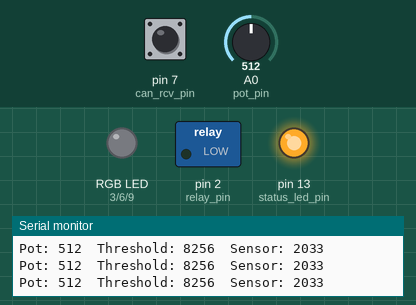
A sketch run on a simulated Arduino Uno, built with avr-gcc and run on an emulated ATmega328P. On the bench: switched loads named in the sketch (green lamp = pin HIGH), an RGB LED mixed from three pins (HIGH = lit), output pins drawn as LEDs (lit = HIGH), the last lines printed to the serial monitor. The test bench sets the inputs (shaded band); at power-on: A0 (pot_pin) = 512, pin 7 (can_rcv_pin) HIGH. Dim RGB values are drawn brighter than linear; random numbers use the default seed unless the sketch sets one.

Above: at 1.2 s.
1.3 s: A0 (pot_pin) set to 44
4.3 s: A0 (pot_pin) set to 37
At 4.8 s:
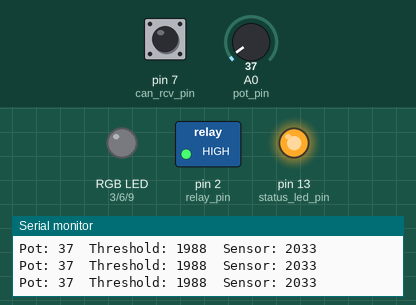
5.8 s: A0 (pot_pin) set to 122
At 6.03 s:
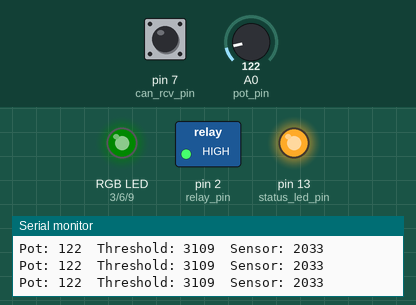
8.8 s: pin 7 (can_rcv_pin) pulled LOW for 0.15 s
At 10.79 s:
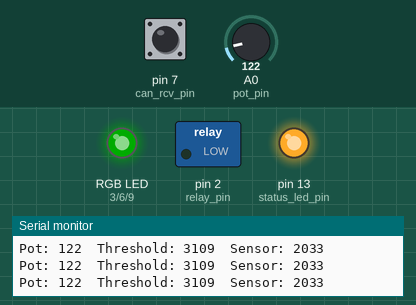
11.8 s: pin 7 (can_rcv_pin) pulled LOW for 0.15 s
At 12.02 s:
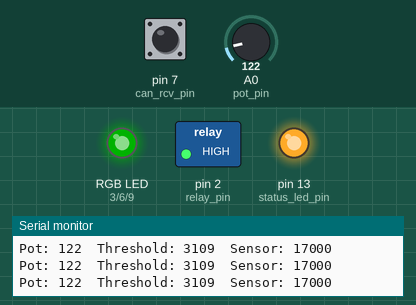
14.8 s: pin 7 (can_rcv_pin) pulled LOW for 1 s
At 16.68 s:
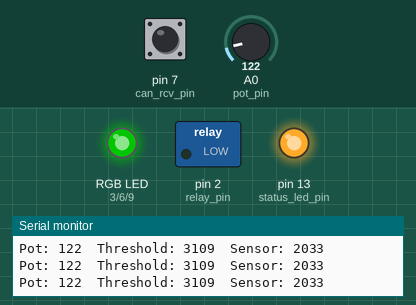
Timing chart, 0 to 22.2 s (numbered marks = the images above; inputs shaded):
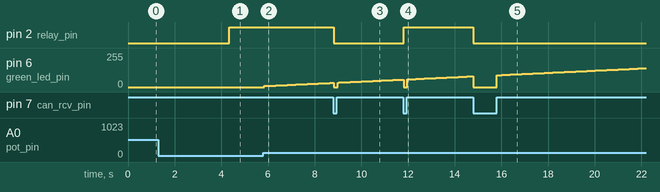

The sketch:

touch_can_switch_v1.ino
```cpp
#include <CapacitiveSensor.h>

#define DEBUG

//User parameters

int highest_high_threshold = 15000;
int lowest_high_threshold = 1500;

int cap_sensor_samples = 100;

int threshold_hysteresis = 300;

int led_pause = 5000;
int speed = 100;
int dim_color = 10;

//------

//Default values
int threshold_high_value = 6600;
int threshold_low_value = 6300;

//--

//Pins
short status_led_pin = 13;
short red_led_pin = 3;
short green_led_pin = 6;
short blue_led_pin = 9;
short pot_pin = A0;
short can_send_pin = 4;
short can_rcv_pin = 7;
short relay_pin = 2;

int rgb_leds_pin[] = {red_led_pin, green_led_pin, blue_led_pin};
//--

CapacitiveSensor cap_sensor = CapacitiveSensor(can_send_pin, can_rcv_pin);

int pot_value = 0;
bool pot_end_reached = false;

long sensor_value;
bool touched = false;

int new_colors[] = {0,0,0};
int values_colors[] = {0,0,0};
bool color_reached = false;

unsigned long last_change;
unsigned long last_color;

bool relay_state = LOW;


void setup() {
#ifdef DEBUG
    Serial.begin(9600);
#endif

    pinMode(status_led_pin, OUTPUT);
    pinMode(relay_pin, OUTPUT);

    digitalWrite(status_led_pin, HIGH);
    digitalWrite(relay_pin, LOW);


    for (int i = 0; i<3; i++) {
        pinMode(rgb_leds_pin[i], OUTPUT);
    }

    last_color = millis();
    last_change = millis();
}

void loop() {
    set_threshold();
    read_cap_sensor();

    if (sensor_value > threshold_high_value && !touched) {
        touched = true;
        for (int i = 0; i<3; i++) {
            digitalWrite(rgb_leds_pin[i], LOW);
        }
        relay_state = !relay_state;
        digitalWrite(relay_pin, relay_state);
#ifdef DEBUG
        Serial.println("TRIGGERED");
#endif
    } else if (sensor_value < threshold_low_value && touched) {
        touched = false;
        for (int i =0; i<3; i++) {
            analogWrite(rgb_leds_pin[i], values_colors[i]);
        }
    }

    update_color();

#ifdef DEBUG
    values_to_serial();
#endif
}

void read_cap_sensor() {
    sensor_value = cap_sensor.capacitiveSensorRaw(cap_sensor_samples);
}

void set_threshold() {
    pot_value = analogRead(pot_pin);
    if (pot_value > 1021 || pot_value < 2) {
        pot_end_reached = true;
        digitalWrite(status_led_pin, LOW);
    } else {
        pot_end_reached = false;
        digitalWrite(status_led_pin, HIGH);
    }
    threshold_high_value = map(pot_value, 0, 1023, lowest_high_threshold, highest_high_threshold);
    threshold_low_value = threshold_high_value - threshold_hysteresis;
}

void values_to_serial() {
    Serial.print("Pot: ");
    Serial.print(pot_value);
    Serial.print("\t");
    Serial.print("Threshold: ");
    Serial.print(threshold_high_value);
    Serial.print("\t");
    Serial.print("Sensor: ");
    Serial.print(sensor_value);
    Serial.println();
}

void switch_relay(bool state) {
    digitalWrite(relay_pin, state);
}

void update_color() {
    if (values_colors[0] == new_colors[0] && values_colors[1] == new_colors[1] && values_colors[2] == new_colors[2] && !color_reached) {
        last_color = millis();
        color_reached = true;
    } else if (color_reached && millis() - last_color > led_pause) {
        color_reached = false;
        set_color(random(6));
    }
    if (millis() - last_change > speed) {
        last_change = millis();
        for (int i = 0; i<3; i++) {
            if (values_colors[i] > new_colors[i]) {
                values_colors[i]--;
            } else if (values_colors[i] < new_colors[i]) {
                values_colors[i]++;
            }

            if (!touched) {
                analogWrite(rgb_leds_pin[i], values_colors[i]);
            } else {
                analogWrite(rgb_leds_pin[i], 0);
            }
        }
    }
}

void set_color(int color) {
    switch (color) {
        case 0:
            new_colors[0] = 255;
            new_colors[1] = 0;
            new_colors[2] = 0;
            break;
        case 1:
            new_colors[0] = 0;
            new_colors[1] = 255;
            new_colors[2] = 0;
            break;
        case 2:
            new_colors[0] = 0;
            new_colors[1] = 0;
            new_colors[2] = 255;
            break;
        case 3:
            new_colors[0] = 255;
            new_colors[1] = 255;
            new_colors[2] = 0;
            break;
        case 4:
            new_colors[0] = 0;
            new_colors[1] = 255;
            new_colors[2] = 255;
            break;
        case 5:
            new_colors[0] = 255;
            new_colors[1] = 0;
            new_colors[2] = 255;
            break;

        default:
            break;
    }
}
```

Measured:
- the behaviour switches between 41 and 40 on A0 (pot_pin) (found by bisection; images 0 and 1)
- after the input at 4.3 s, pin 2 (relay_pin): LOW → HIGH at once
- after the input at 5.8 s, pin 6 (green_led_pin): moves from 0/255 to 32/255 over 2.9 s, starting after 0.05 s
- after the input at 8.8 s, pin 2 (relay_pin): HIGH → LOW at once
- after the input at 11.8 s, pin 2 (relay_pin): LOW → HIGH at once
- after the input at 14.8 s, pin 2 (relay_pin): HIGH → LOW at once
